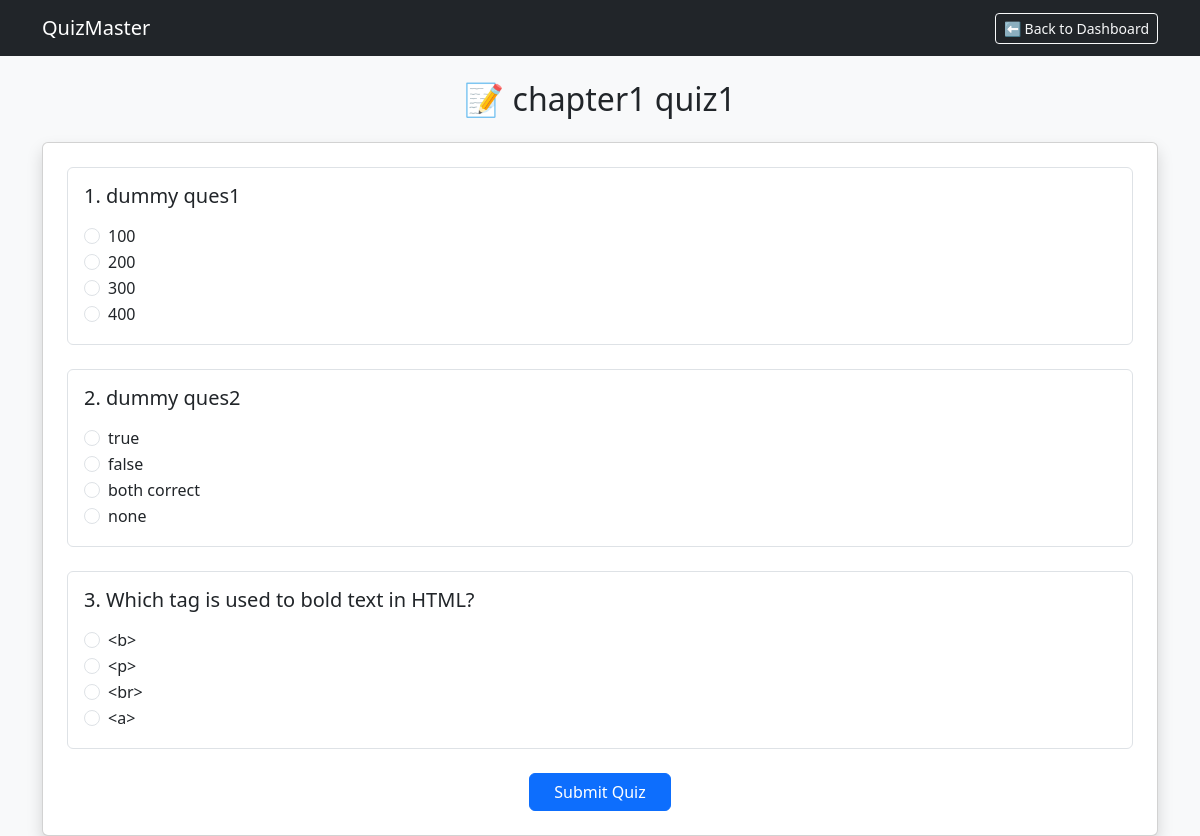
The page /user/quiz/1/attempt (signed in) on the database its author committed.
### models/models.py (models this page shows)
class Quiz(db.Model):
    id = db.Column(db.Integer, primary_key=True)
    name = db.Column(db.String(255), nullable=False, unique=True)
    description = db.Column(db.Text, nullable=True)
    chapter_id = db.Column(db.Integer, db.ForeignKey("chapter.id", ondelete="CASCADE"), nullable=False)
    date = db.Column(db.Date, nullable=False)
    duration = db.Column(db.Time, nullable=False)
    chapter = db.relationship("Chapter", backref=db.backref("quizzes", cascade="all, delete-orphan"))
    scores = db.relationship("Scores", back_populates="quiz", lazy=True, cascade="all, delete-orphan", overlaps="quiz_scores,scores")

class Question(db.Model):
    id = db.Column(db.Integer, primary_key=True)
    quiz_id = db.Column(db.Integer, db.ForeignKey("quiz.id", ondelete="CASCADE"), nullable=False)
    question_statement = db.Column(db.Text, nullable=False)
    option1 = db.Column(db.String(255), nullable=False)
    option2 = db.Column(db.String(255), nullable=False)
    option3 = db.Column(db.String(255), nullable=False)
    option4 = db.Column(db.String(255), nullable=False)
    correct_option = db.Column(db.Integer, nullable=False)
    quiz = db.relationship("Quiz", backref=db.backref("questions", cascade="all, delete-orphan"))

### controllers/user_routes.py (the view, shortened to what this page needs)
@user_blueprint.route("/quiz/<int:quiz_id>/attempt", methods=["GET", "POST"])
@login_required
def attempt_quiz(quiz_id):
    quiz = Quiz.query.get_or_404(quiz_id)
    return render_template("user/quiz_attempt.html", quiz=quiz)

### app.py (called while the page is built)
@app.context_processor
def inject_user():
    return dict(current_user=current_user)

@login_manager.user_loader
def load_user(user_id):
    return User.query.get(int(user_id))

### templates/user/quiz_attempt.html (shortened to what this page needs)
<!DOCTYPE html>
<html lang="en">
<head>
    <link href="https://cdn.jsdelivr.net/npm/bootstrap@5.3.0/dist/css/bootstrap.min.css" rel="stylesheet">
</head>
<body class="bg-light">
    <nav class="navbar navbar-dark bg-dark">
        <div class="container">
            <a class="navbar-brand" href="#">QuizMaster</a>
            <a href="{{ url_for('user.user_dashboard') }}" class="btn btn-outline-light btn-sm">⬅️ Back to Dashboard</a>
        </div>
    </nav>
    <div class="container mt-4">
        <h2 class="text-center mb-4">📝 {{ quiz.name }}</h2>
        <div class="card shadow p-4">
            <form method="POST" action="{{ url_for('user.attempt_quiz', quiz_id=quiz.id) }}">
                {% for question in quiz.questions %}
                <div class="mb-4 p-3 border rounded bg-white">
                    <h5 class="mb-3">{{ loop.index }}. {{ question.question_statement }}</h5>
                    <div class="form-check">
                        <input class="form-check-input" type="radio" name="q{{ question.id }}" value="1" required>
                        <label class="form-check-label">{{ question.option1 }}</label>
                    </div>
                    <div class="form-check">
                        <input class="form-check-input" type="radio" name="q{{ question.id }}" value="2">
                        <label class="form-check-label">{{ question.option2 }}</label>
                    </div>
                    <div class="form-check">
                        <input class="form-check-input" type="radio" name="q{{ question.id }}" value="3">
                        <label class="form-check-label">{{ question.option3 }}</label>
                    </div>
                    <div class="form-check">
                        <input class="form-check-input" type="radio" name="q{{ question.id }}" value="4">
                        <label class="form-check-label">{{ question.option4 }}</label>
                    </div>
                </div>
                {% endfor %}
                <div class="text-center">
                    <button type="submit" class="btn btn-primary px-4">Submit Quiz</button>
                </div>
            </form>
        </div>
    </div>
</body>
</html>

### rows shown on the page
Quiz: name "chapter1 quiz1"
Question: question_statement "dummy ques1", option1 "100", option2 "200", option3 "300", option4 "400"
Question: question_statement "dummy ques2", option1 "true", option2 "false", option3 "both correct", option4 "none"
Question: question_statement "Which tag is used to bold text in HTML?", option1 "<b>", option2 "<p>", option3 "<br>", option4 "<a>"
